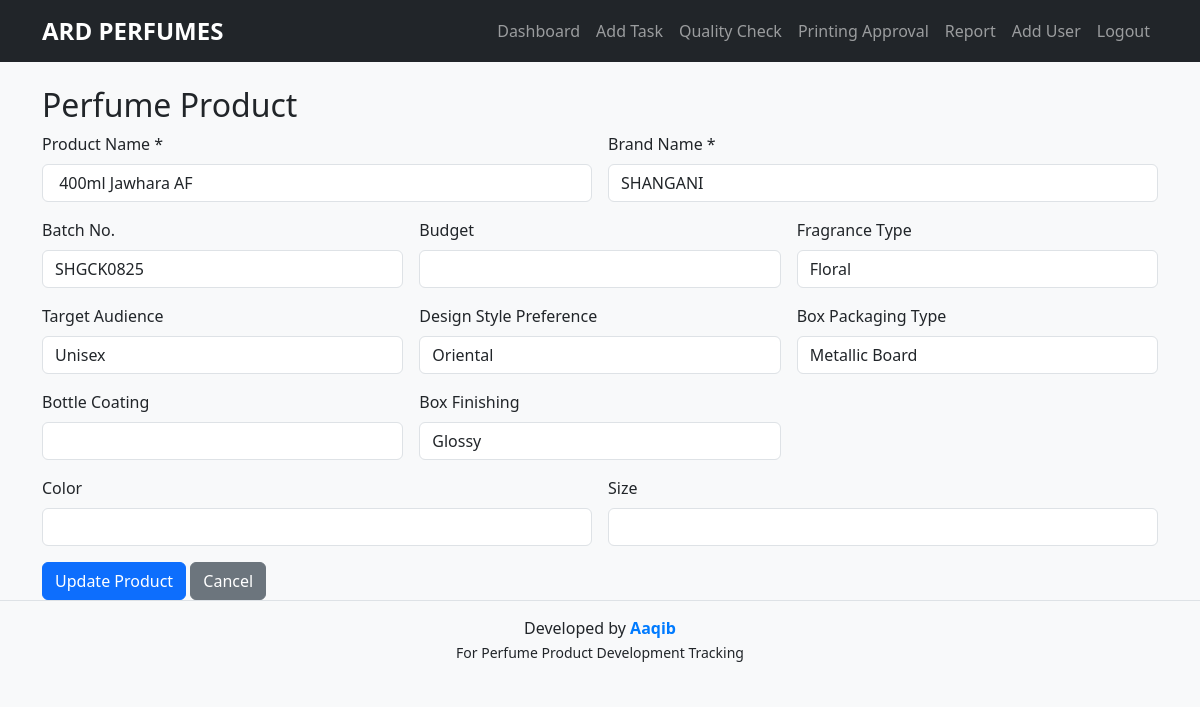
The app's page /edit_product.php?id=9 (signed in) with its own data.
### tables this page shows
CREATE TABLE `perfume_products` (
  `id` int(11) NOT NULL,
  `product_name` varchar(255) DEFAULT NULL,
  `brand_name` varchar(255) DEFAULT NULL,
  `batch_no` varchar(100) DEFAULT NULL,
  `budget` varchar(100) DEFAULT NULL,
  `fragrance_type` text,
  `target_audience` text,
  `design_style` text,
  `box_packaging_type` text,
  `bottle_coating` text,
  `box_finishing` text,
  `created_by` int(11) DEFAULT NULL,
  `created_at` timestamp NOT NULL DEFAULT CURRENT_TIMESTAMP,
  `status` varchar(50) DEFAULT 'Tasks To Do',
  `color` text,
  `size` text
);

### edit_product.php (the view, shortened to what this page needs)
<?php
require 'includes/db.php';
$id = (int)$_GET['id'];
$stmt = $pdo->prepare("SELECT * FROM perfume_products WHERE id = ?");
$stmt->execute([$id]);
$product = $stmt->fetch();
require 'includes/header.php';
?>
<div class="container">
    <h2>Perfume Product</h2>
    <form method="post" class="row g-3">
        <div class="col-md-6">
            <label for="product_name" class="form-label">Product Name *</label>
            <input type="text" name="product_name" id="product_name" class="form-control" required
                   value="<?= htmlspecialchars($product['product_name']) ?>">
        </div>
        <div class="col-md-6">
            <label for="brand_name" class="form-label">Brand Name *</label>
            <input type="text" name="brand_name" id="brand_name" class="form-control" required
                   value="<?= htmlspecialchars($product['brand_name']) ?>">
        </div>
        <div class="col-md-4">
            <label for="batch_no" class="form-label">Batch No.</label>
            <input type="text" name="batch_no" id="batch_no" class="form-control"
                   value="<?= htmlspecialchars($product['batch_no']) ?>">
        </div>
        <div class="col-md-4">
            <label for="budget" class="form-label">Budget</label>
            <input type="text" name="budget" id="budget" class="form-control"
                   value="<?= htmlspecialchars($product['budget']) ?>">
        </div>
        <div class="col-md-4">
            <label for="fragrance_type" class="form-label">Fragrance Type</label>
            <input type="text" name="fragrance_type" id="fragrance_type" class="form-control"
                   value="<?= htmlspecialchars($product['fragrance_type']) ?>">
        </div>
        <div class="col-md-4">
            <label for="target_audience" class="form-label">Target Audience</label>
            <input type="text" name="target_audience" id="target_audience" class="form-control"
                   value="<?= htmlspecialchars($product['target_audience']) ?>">
        </div>
        <div class="col-md-4">
            <label for="design_style" class="form-label">Design Style Preference</label>
            <input type="text" name="design_style" id="design_style" class="form-control"
                   value="<?= htmlspecialchars($product['design_style']) ?>">
        </div>
        <div class="col-md-4">
            <label for="box_packaging_type" class="form-label">Box Packaging Type</label>
            <input type="text" name="box_packaging_type" id="box_packaging_type" class="form-control"
                   value="<?= htmlspecialchars($product['box_packaging_type']) ?>">
        </div>
        <div class="col-md-4">
            <label for="bottle_coating" class="form-label">Bottle Coating</label>
            <input type="text" name="bottle_coating" id="bottle_coating" class="form-control"
                   value="<?= htmlspecialchars($product['bottle_coating']) ?>">
        </div>
        <div class="col-md-4">
            <label for="box_finishing" class="form-label">Box Finishing</label>
            <input type="text" name="box_finishing" id="box_finishing" class="form-control"
                   value="<?= htmlspecialchars($product['box_finishing']) ?>">
        </div>
        <div class="col-md-6">
            <label for="color" class="form-label">Color</label>
            <input type="text" name="color" id="color" class="form-control"
                   value="<?= htmlspecialchars($product['color']) ?>">
        </div>
        <div class="col-md-6">
            <label for="size" class="form-label">Size</label>
            <input type="text" name="size" id="size" class="form-control"
                   value="<?= htmlspecialchars($product['size']) ?>">
        </div>
        <div class="col-12 mt-3">
            <button type="submit" class="btn btn-primary">Update Product</button>
            <a href="view_products.php" class="btn btn-secondary">Cancel</a>
        </div>
    </form>
</div>
<?php require 'includes/footer.php'; ?>

### includes/header.php (style rules this page uses)
body { background-color: #f8f9fa; }

### includes/footer.php (style rules this page uses)
html, body { height: 100%; margin: 0; }
body { display: flex; flex-direction: column; min-height: 100vh; }

### records on screen
perfume_products: product_name "400ml Jawhara AF", brand_name "SHANGANI", batch_no "SHGCK0825", fragrance_type "Floral", target_audience "Unisex", design_style "Oriental", box_packaging_type "Metallic Board", box_finishing "Glossy"
